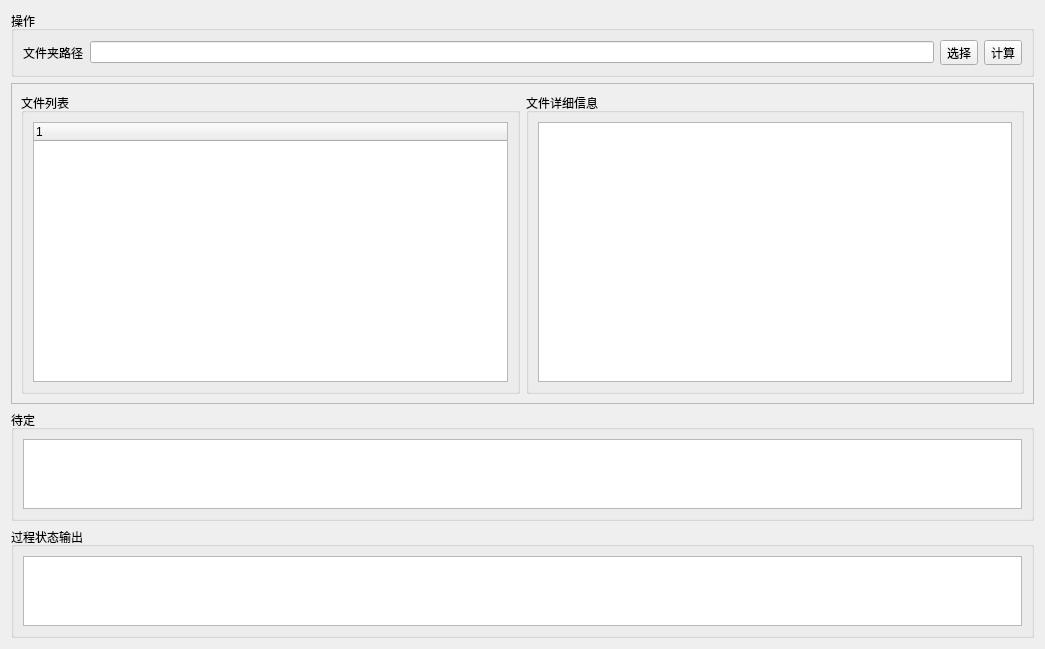
<?xml version="1.0" encoding="UTF-8"?>
<ui version="4.0">
 <class>FileInfoExtractWin</class>
 <widget class="QWidget" name="FileInfoExtractWin">
  <property name="geometry">
   <rect>
    <x>0</x>
    <y>0</y>
    <width>1045</width>
    <height>649</height>
   </rect>
  </property>
  <property name="windowTitle">
   <string>Form</string>
  </property>
  <layout class="QVBoxLayout" name="verticalLayout" stretch="0,10,1,3">
   <item>
    <widget class="QGroupBox" name="groupBox">
     <property name="title">
      <string>操作</string>
     </property>
     <layout class="QHBoxLayout" name="horizontalLayout">
      <item>
       <widget class="QLabel" name="label">
        <property name="text">
         <string>文件夹路径</string>
        </property>
       </widget>
      </item>
      <item>
       <widget class="QLineEdit" name="lineEdit"/>
      </item>
      <item>
       <widget class="QToolButton" name="SelectDirPathTBtn">
        <property name="text">
         <string>选择</string>
        </property>
       </widget>
      </item>
      <item>
       <widget class="QToolButton" name="CalculateTBtn">
        <property name="text">
         <string>计算</string>
        </property>
       </widget>
      </item>
     </layout>
    </widget>
   </item>
   <item>
    <widget class="QFrame" name="frame">
     <property name="frameShape">
      <enum>QFrame::StyledPanel</enum>
     </property>
     <property name="frameShadow">
      <enum>QFrame::Raised</enum>
     </property>
     <layout class="QHBoxLayout" name="horizontalLayout_2">
      <item>
       <widget class="QGroupBox" name="groupBox_2">
        <property name="title">
         <string>文件列表</string>
        </property>
        <layout class="QGridLayout" name="gridLayout">
         <item row="0" column="0">
          <widget class="QTreeWidget" name="treeWidget">
           <column>
            <property name="text">
             <string notr="true">1</string>
            </property>
           </column>
          </widget>
         </item>
        </layout>
       </widget>
      </item>
      <item>
       <widget class="QGroupBox" name="groupBox_3">
        <property name="title">
         <string>文件详细信息</string>
        </property>
        <layout class="QGridLayout" name="gridLayout_2">
         <item row="0" column="0">
          <widget class="QTableWidget" name="tableWidget"/>
         </item>
        </layout>
       </widget>
      </item>
     </layout>
    </widget>
   </item>
   <item>
    <widget class="QGroupBox" name="groupBox_4">
     <property name="title">
      <string>待定</string>
     </property>
     <layout class="QGridLayout" name="gridLayout_3">
      <item row="0" column="0">
       <widget class="QTableWidget" name="tableWidget_2"/>
      </item>
     </layout>
    </widget>
   </item>
   <item>
    <widget class="QGroupBox" name="groupBox_5">
     <property name="title">
      <string>过程状态输出</string>
     </property>
     <layout class="QGridLayout" name="gridLayout_4">
      <item row="0" column="0">
       <widget class="QTextEdit" name="textEdit"/>
      </item>
     </layout>
    </widget>
   </item>
  </layout>
 </widget>
 <resources/>
 <connections/>
</ui>
